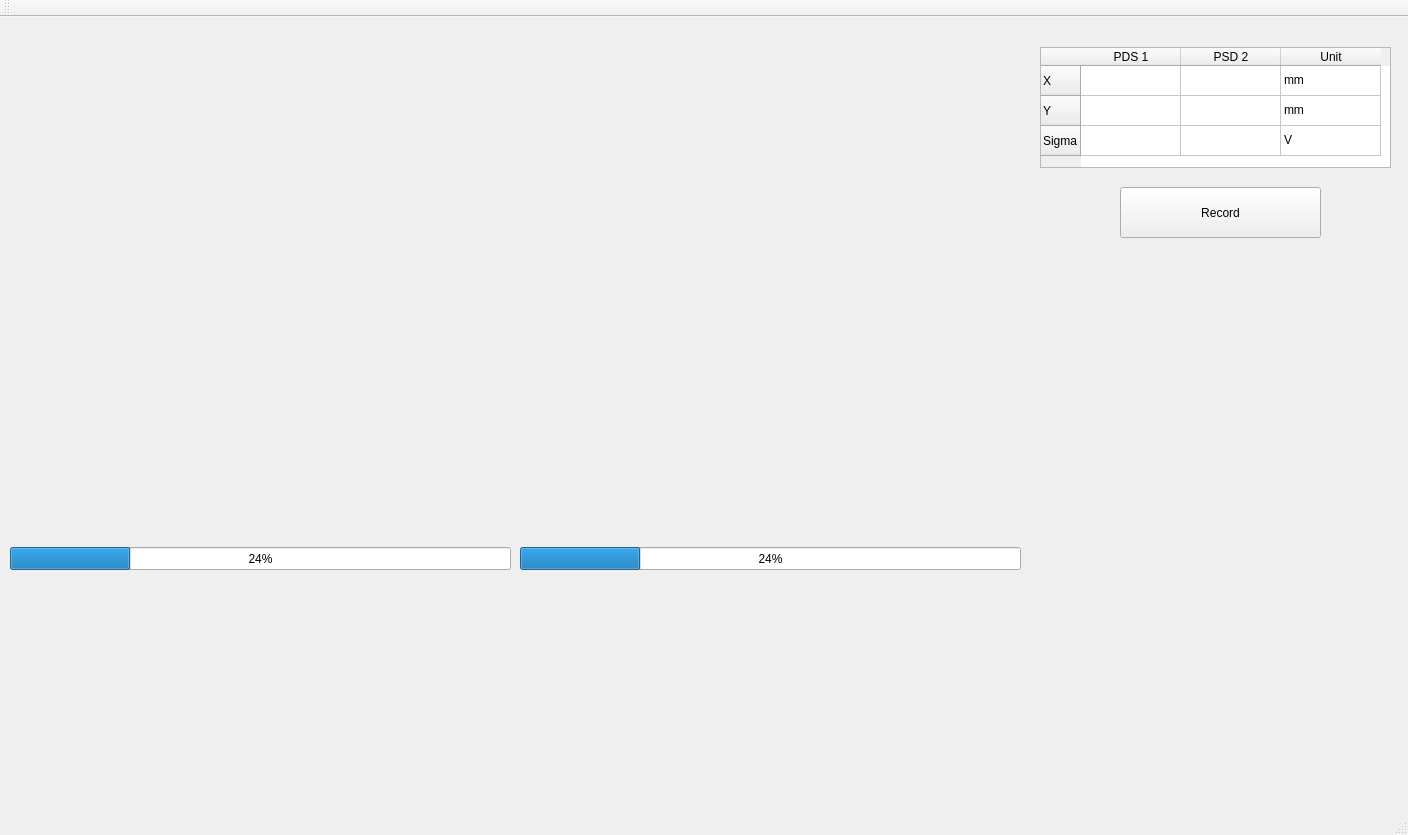
<?xml version="1.0" encoding="UTF-8"?>
<ui version="4.0">
 <class>gui_psdClass</class>
 <widget class="QMainWindow" name="gui_psdClass">
  <property name="geometry">
   <rect>
    <x>0</x>
    <y>0</y>
    <width>1408</width>
    <height>835</height>
   </rect>
  </property>
  <property name="windowTitle">
   <string>gui_psd</string>
  </property>
  <widget class="QWidget" name="centralWidget">
   <widget class="QProgressBar" name="sigma1_progressbar">
    <property name="geometry">
     <rect>
      <x>10</x>
      <y>530</y>
      <width>501</width>
      <height>23</height>
     </rect>
    </property>
    <property name="value">
     <number>24</number>
    </property>
   </widget>
   <widget class="QProgressBar" name="sigma1_progressbar_2">
    <property name="geometry">
     <rect>
      <x>520</x>
      <y>530</y>
      <width>501</width>
      <height>23</height>
     </rect>
    </property>
    <property name="value">
     <number>24</number>
    </property>
   </widget>
   <widget class="QTableWidget" name="tableWidget">
    <property name="geometry">
     <rect>
      <x>1040</x>
      <y>30</y>
      <width>351</width>
      <height>121</height>
     </rect>
    </property>
    <row>
     <property name="text">
      <string>X</string>
     </property>
    </row>
    <row>
     <property name="text">
      <string>Y</string>
     </property>
    </row>
    <row>
     <property name="text">
      <string>Sigma</string>
     </property>
    </row>
    <column>
     <property name="text">
      <string>PDS 1</string>
     </property>
    </column>
    <column>
     <property name="text">
      <string>PSD 2</string>
     </property>
    </column>
    <column>
     <property name="text">
      <string>Unit</string>
     </property>
    </column>
    <item row="0" column="2">
     <property name="text">
      <string>mm</string>
     </property>
    </item>
    <item row="1" column="2">
     <property name="text">
      <string>mm</string>
     </property>
    </item>
    <item row="2" column="2">
     <property name="text">
      <string>V</string>
     </property>
    </item>
   </widget>
   <widget class="QPushButton" name="record_pushButton">
    <property name="geometry">
     <rect>
      <x>1120</x>
      <y>170</y>
      <width>201</width>
      <height>51</height>
     </rect>
    </property>
    <property name="text">
     <string>Record</string>
    </property>
   </widget>
  </widget>
  <widget class="QMenuBar" name="menuBar">
   <property name="geometry">
    <rect>
     <x>0</x>
     <y>0</y>
     <width>1408</width>
     <height>21</height>
    </rect>
   </property>
  </widget>
  <widget class="QToolBar" name="mainToolBar">
   <attribute name="toolBarArea">
    <enum>TopToolBarArea</enum>
   </attribute>
   <attribute name="toolBarBreak">
    <bool>false</bool>
   </attribute>
  </widget>
  <widget class="QStatusBar" name="statusBar"/>
 </widget>
 <layoutdefault spacing="6" margin="11"/>
 <resources>
  <include location="gui_psd.qrc"/>
 </resources>
 <connections/>
</ui>
